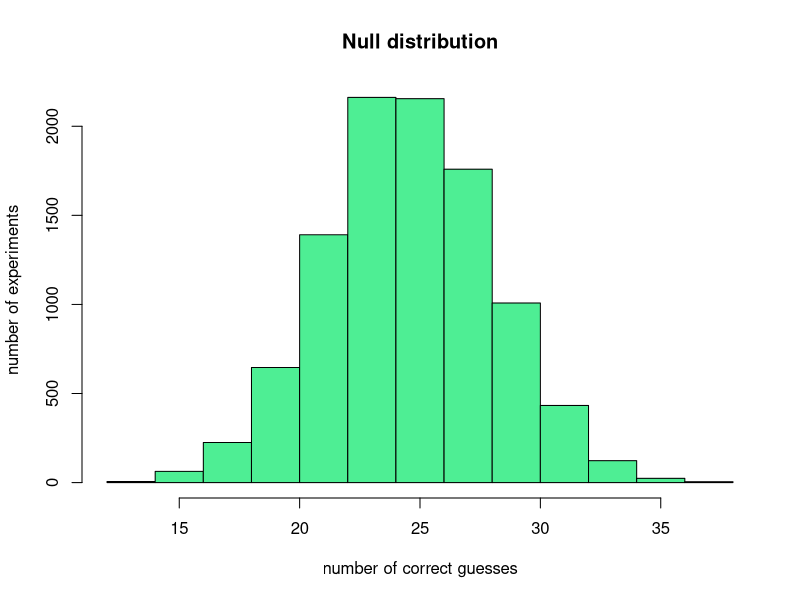
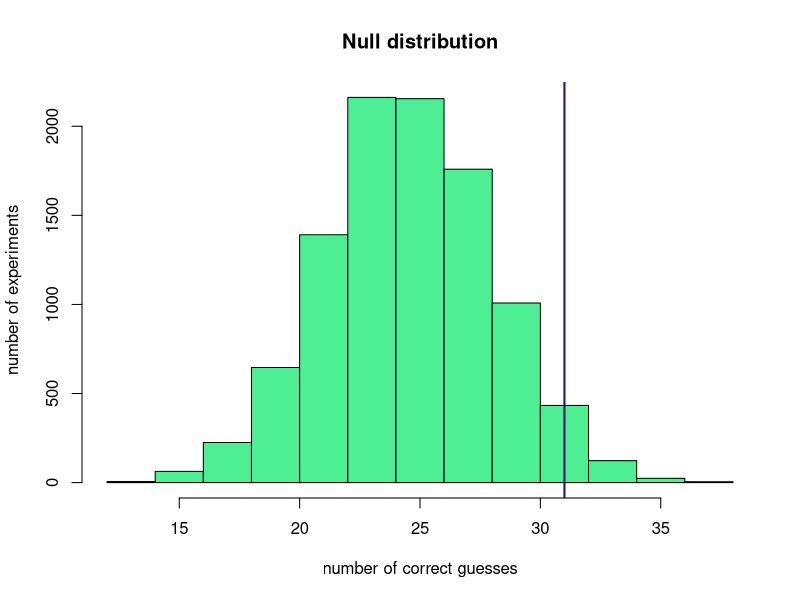
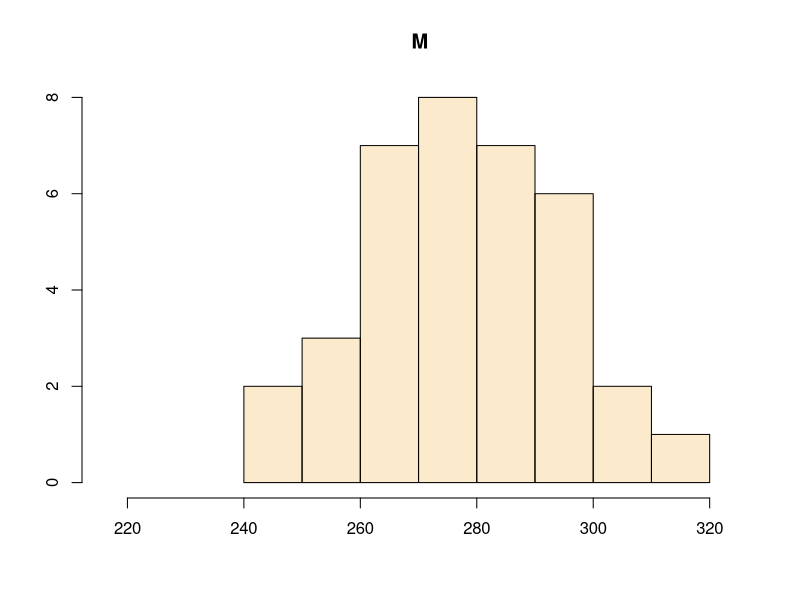
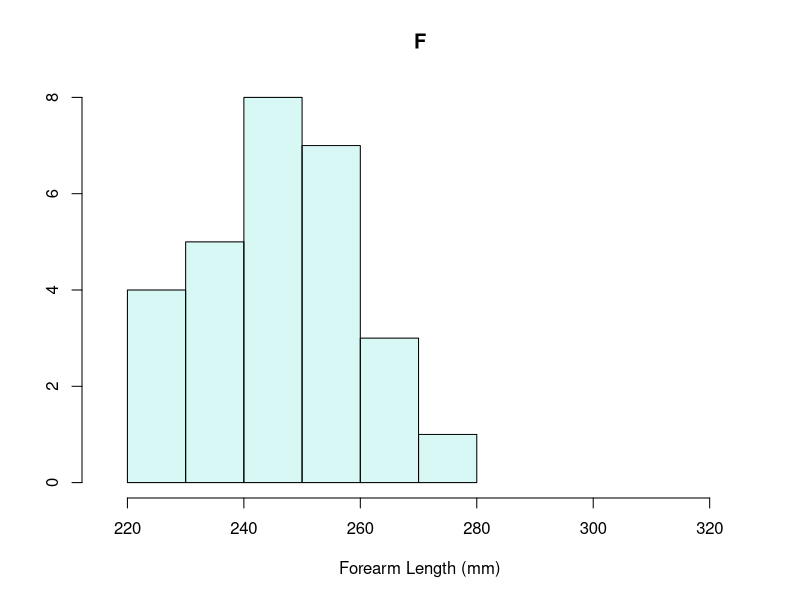
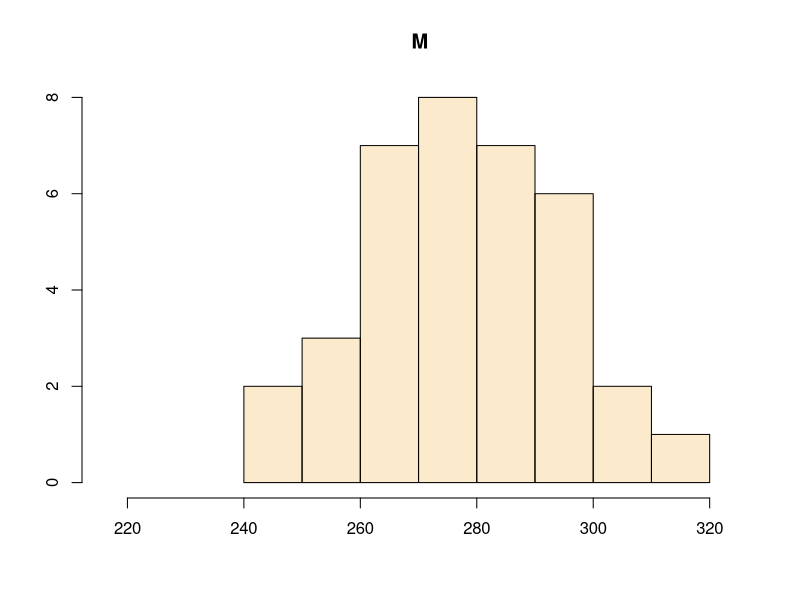
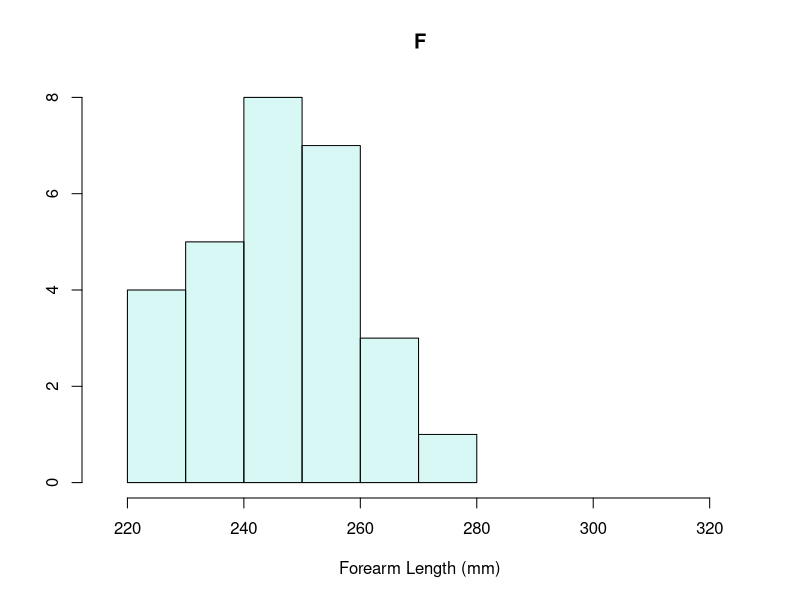
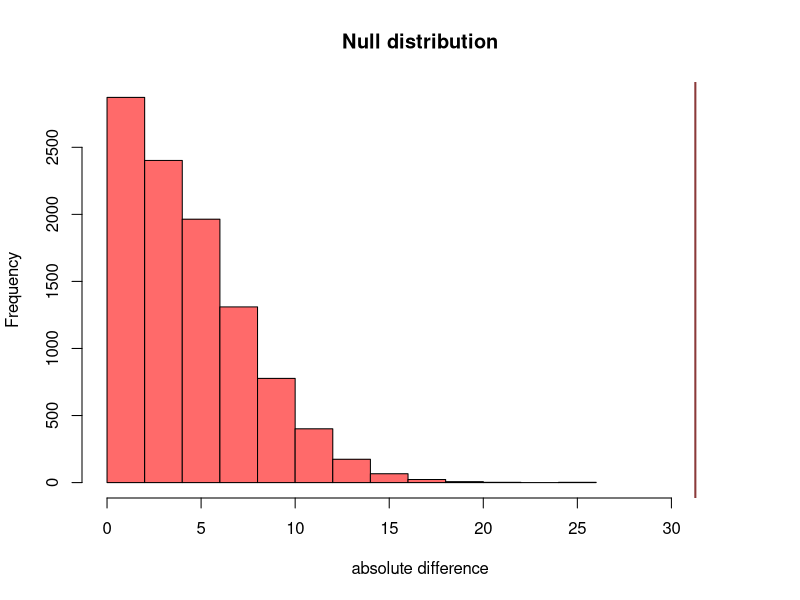

Recreate these plots in R, in order.
## ---- chunk 1
library(tufte)
library(xtable)
knitr::opts_chunk$set(echo = TRUE)
knitr::opts_knit$set(global.par = TRUE)
# See https://stackoverflow.com/questions/25646333/code-chunk-font-size-in-rmarkdown-with-knitr-and-latex
def.chunk.hook  <- knitr::knit_hooks$get("chunk")
knitr::knit_hooks$set(chunk = function(x, options) 
  {
  x <- def.chunk.hook(x, options)
  ifelse(options$size != "normalsize", paste0("\\", options$size,"\n\n", x, "\n\n\\normalsize"), x)
  })
# See https://stackoverflow.com/questions/23349525/how-to-set-knitr-chunk-output-width-on-a-per-chunk-basis
knitr::knit_hooks$set(width=local({
    .width <- 0
    function(before, options, envir) {
        if (before) .width <<- options(width=options$width)
        else options(.width)
    } 
}))
## ---- chunk 2
block <- sample(c(0,1),50,replace=TRUE)
block
## ---- chunk 3
correct <- sum(block)
## ---- chunk 4
number_correct <- vector(mode="numeric")
## ---- chunk 5
nexp <- 10000
for (i in 1:nexp){
  block <- sample(c(0,1),50,replace=TRUE)
  correct <- sum(block)
  number_correct = c(number_correct, correct)
}
## ---- chunk 6
hist(number_correct, col="seagreen2", main="Null distribution", xlab = "number of correct guesses", ylab = "number of experiments")
## ---- chunk 7
hist(number_correct, col="seagreen2", main="Null distribution", xlab = "number of correct guesses", ylab = "number of experiments")
abline(v=31,col="midnightblue",lwd=2)
## ---- chunk 8
sum(number_correct>=31)
## ---- chunk 9
p = sum(number_correct>=31)/nexp

## ---- chunk 10
all_experiments <- sample(c(0,1), 50*nexp, replace=TRUE)
all_experiments <- matrix(all_experiments,ncol=50)
number_correct <- rowSums(all_experiments)
p = sum(number_correct>=31)/nexp
p
## ---- chunk 11
forearm_data <- read.csv("forearm_length.csv", header=TRUE)
head(forearm_data)
## ---- chunk 12
lowx <- min(forearm_data$ForearmLength)-10
highx <- max(forearm_data$ForearmLength)+10

hist(forearm_data[forearm_data$Gender=="M","ForearmLength"], 
     col=adjustcolor("orange2", alpha.f=0.2), xlim=c(lowx,highx), 
     xlab="", ylab="", main="M") 

hist(forearm_data[forearm_data$Gender=="F","ForearmLength"], 
     col=adjustcolor( "turquoise", alpha.f = 0.2), xlim=c(lowx,highx), 
     xlab="Forearm Length (mm)", 
     main="F", ylab="") 
## ---- chunk 13
mean_M <- mean(forearm_data[forearm_data$Gender=="M","ForearmLength"])
mean_F <- mean(forearm_data[forearm_data$Gender=="F","ForearmLength"])
diff <- abs(mean_M - mean_F)
diff
## ---- chunk 14
n_male <- sum(forearm_data$Gender=="M")
n_female <- sum(forearm_data$Gender=="F")
## ---- chunk 15
male <- sample(forearm_data$ForearmLength, n_male, replace=TRUE)
female <- sample(forearm_data$ForearmLength, n_female, replace=TRUE)

lowx <- min(forearm_data$ForearmLength)-10
highx <- max(forearm_data$ForearmLength)+10

hist(forearm_data[forearm_data$Gender=="M","ForearmLength"], 
     col=adjustcolor("orange2", alpha.f=0.2), xlim=c(lowx,highx), 
     xlab="", ylab="", main="M") 

hist(forearm_data[forearm_data$Gender=="F","ForearmLength"], 
     col=adjustcolor( "turquoise", alpha.f = 0.2), xlim=c(lowx,highx), 
     xlab="Forearm Length (mm)", 
     main="F", ylab="") 

sample_mean_M <- mean(male)
sample_mean_F <- mean(female)
sample_diff <- abs(sample_mean_M - sample_mean_F)

## ---- chunk 16
experiments <- 10000
diffs <- vector(mode="numeric")
 
for (i in 1:experiments){
  male <- sample(forearm_data$ForearmLength, n_male, replace=TRUE)  
  female <- sample(forearm_data$ForearmLength, n_female, replace=TRUE)
  sample_mean_M <- mean(male)
  sample_mean_F <- mean(female)
  sample_diff <- abs(sample_mean_M - sample_mean_F)
  diffs <- c(diffs,sample_diff)
 }
## ---- chunk 17
xmax <- max(diffs,diff)
hist(diffs, main="Null distribution", xlab="absolute difference", col="indianred1",xlim=c(0,xmax+2))
abline(v=diff,col="indianred4",lwd=2) 
pval <- sum(diffs>=diff)/experiments
pval
## ---- chunk 18
t.test(ForearmLength ~ Gender, data = forearm_data)
